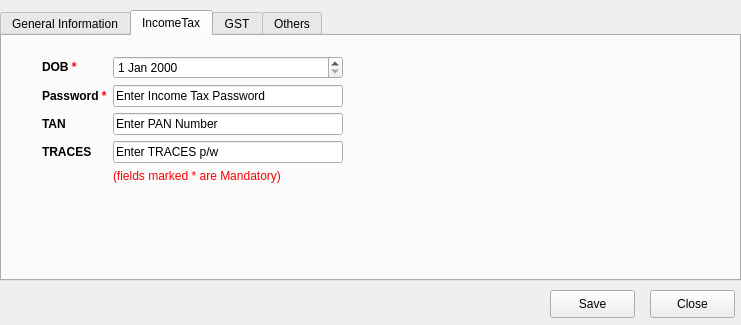
<?xml version="1.0" encoding="UTF-8"?>
<ui version="4.0">
 <class>RegisterClient</class>
 <widget class="QWidget" name="RegisterClient">
  <property name="geometry">
   <rect>
    <x>0</x>
    <y>0</y>
    <width>741</width>
    <height>325</height>
   </rect>
  </property>
  <property name="windowTitle">
   <string>RegisterClient</string>
  </property>
  <widget class="QTabWidget" name="regtabWidget">
   <property name="geometry">
    <rect>
     <x>0</x>
     <y>10</y>
     <width>741</width>
     <height>271</height>
    </rect>
   </property>
   <property name="currentIndex">
    <number>1</number>
   </property>
   <widget class="QWidget" name="tab">
    <attribute name="title">
     <string>General Information</string>
    </attribute>
    <widget class="QWidget" name="formWidget" native="true">
     <property name="geometry">
      <rect>
       <x>300</x>
       <y>30</y>
       <width>301</width>
       <height>171</height>
      </rect>
     </property>
     <layout class="QFormLayout" name="formLayout">
      <item row="0" column="1">
       <widget class="QLineEdit" name="lineEdit">
        <property name="text">
         <string>Enter Name</string>
        </property>
       </widget>
      </item>
      <item row="0" column="0">
       <widget class="QLabel" name="clname">
        <property name="text">
         <string>&lt;html&gt;&lt;head/&gt;&lt;body&gt;&lt;p&gt;&lt;span style=&quot; font-weight:600;&quot;&gt;Client Name &lt;/span&gt;&lt;span style=&quot; font-weight:600; color:#ff0000;&quot;&gt;*&lt;/span&gt;&lt;/p&gt;&lt;/body&gt;&lt;/html&gt;</string>
        </property>
       </widget>
      </item>
      <item row="4" column="1">
       <widget class="QLineEdit" name="lineEdit_2">
        <property name="text">
         <string>Enter PAN Number</string>
        </property>
       </widget>
      </item>
      <item row="4" column="0">
       <widget class="QLabel" name="clname_2">
        <property name="text">
         <string>&lt;html&gt;&lt;head/&gt;&lt;body&gt;&lt;p&gt;&lt;span style=&quot; font-weight:600;&quot;&gt;PAN No&lt;/span&gt;&lt;span style=&quot; font-weight:600; color:#ff0000;&quot;&gt;*&lt;/span&gt;&lt;/p&gt;&lt;/body&gt;&lt;/html&gt;</string>
        </property>
       </widget>
      </item>
      <item row="2" column="1">
       <widget class="QLineEdit" name="lineEdit_3">
        <property name="text">
         <string>Enter Mobile Number</string>
        </property>
       </widget>
      </item>
      <item row="2" column="0">
       <widget class="QLabel" name="clname_3">
        <property name="text">
         <string>&lt;html&gt;&lt;head/&gt;&lt;body&gt;&lt;p&gt;&lt;span style=&quot; font-weight:600;&quot;&gt;Mobile No &lt;/span&gt;&lt;span style=&quot; font-weight:600; color:#ff0000;&quot;&gt;*&lt;/span&gt;&lt;/p&gt;&lt;/body&gt;&lt;/html&gt;</string>
        </property>
       </widget>
      </item>
      <item row="5" column="1">
       <widget class="QLineEdit" name="lineEdit_4">
        <property name="text">
         <string>Enter GSTN</string>
        </property>
       </widget>
      </item>
      <item row="5" column="0">
       <widget class="QLabel" name="clname_4">
        <property name="text">
         <string>&lt;html&gt;&lt;head/&gt;&lt;body&gt;&lt;p&gt;&lt;span style=&quot; font-weight:600;&quot;&gt;GSTN &lt;/span&gt;&lt;span style=&quot; font-weight:600; color:#ff0000;&quot;&gt;*&lt;/span&gt;&lt;/p&gt;&lt;/body&gt;&lt;/html&gt;</string>
        </property>
       </widget>
      </item>
      <item row="6" column="1">
       <widget class="QLabel" name="label_2">
        <property name="text">
         <string>&lt;html&gt;&lt;head/&gt;&lt;body&gt;&lt;p&gt;&lt;span style=&quot; color:#ff0000;&quot;&gt;(fields marked * are Mandatory)&lt;/span&gt;&lt;/p&gt;&lt;/body&gt;&lt;/html&gt;</string>
        </property>
       </widget>
      </item>
     </layout>
    </widget>
    <widget class="QLabel" name="label">
     <property name="geometry">
      <rect>
       <x>60</x>
       <y>40</y>
       <width>181</width>
       <height>91</height>
      </rect>
     </property>
     <property name="styleSheet">
      <string notr="true">image: url(:/tst-imgs/information.png);</string>
     </property>
     <property name="text">
      <string/>
     </property>
    </widget>
    <zorder>formWidget</zorder>
    <zorder>lineEdit_5</zorder>
    <zorder>label</zorder>
   </widget>
   <widget class="QWidget" name="tab_2">
    <attribute name="title">
     <string>IncomeTax</string>
    </attribute>
    <widget class="QWidget" name="formWidget_2" native="true">
     <property name="geometry">
      <rect>
       <x>40</x>
       <y>20</y>
       <width>301</width>
       <height>171</height>
      </rect>
     </property>
     <layout class="QFormLayout" name="formLayout_2">
      <item row="0" column="0">
       <widget class="QLabel" name="clname_5">
        <property name="text">
         <string>&lt;html&gt;&lt;head/&gt;&lt;body&gt;&lt;p&gt;&lt;span style=&quot; font-weight:600;&quot;&gt;DOB &lt;/span&gt;&lt;span style=&quot; font-weight:600; color:#ff0000;&quot;&gt;*&lt;/span&gt;&lt;/p&gt;&lt;/body&gt;&lt;/html&gt;</string>
        </property>
       </widget>
      </item>
      <item row="4" column="1">
       <widget class="QLineEdit" name="lineEdit_6">
        <property name="text">
         <string>Enter PAN Number</string>
        </property>
       </widget>
      </item>
      <item row="4" column="0">
       <widget class="QLabel" name="clname_6">
        <property name="text">
         <string>&lt;html&gt;&lt;head/&gt;&lt;body&gt;&lt;p&gt;&lt;span style=&quot; font-weight:600;&quot;&gt;TAN &lt;/span&gt;&lt;/p&gt;&lt;/body&gt;&lt;/html&gt;</string>
        </property>
       </widget>
      </item>
      <item row="2" column="1">
       <widget class="QLineEdit" name="lineEdit_7">
        <property name="text">
         <string>Enter Income Tax Password</string>
        </property>
       </widget>
      </item>
      <item row="2" column="0">
       <widget class="QLabel" name="clname_7">
        <property name="text">
         <string>&lt;html&gt;&lt;head/&gt;&lt;body&gt;&lt;p&gt;&lt;span style=&quot; font-weight:600;&quot;&gt;Password &lt;/span&gt;&lt;span style=&quot; font-weight:600; color:#ff0000;&quot;&gt;*&lt;/span&gt;&lt;/p&gt;&lt;/body&gt;&lt;/html&gt;</string>
        </property>
       </widget>
      </item>
      <item row="5" column="1">
       <widget class="QLineEdit" name="lineEdit_8">
        <property name="text">
         <string>Enter TRACES p/w</string>
        </property>
       </widget>
      </item>
      <item row="5" column="0">
       <widget class="QLabel" name="clname_8">
        <property name="text">
         <string>&lt;html&gt;&lt;head/&gt;&lt;body&gt;&lt;p&gt;&lt;span style=&quot; font-weight:600;&quot;&gt;TRACES &lt;/span&gt;&lt;/p&gt;&lt;/body&gt;&lt;/html&gt;</string>
        </property>
       </widget>
      </item>
      <item row="6" column="1">
       <widget class="QLabel" name="label_3">
        <property name="text">
         <string>&lt;html&gt;&lt;head/&gt;&lt;body&gt;&lt;p&gt;&lt;span style=&quot; color:#ff0000;&quot;&gt;(fields marked * are Mandatory)&lt;/span&gt;&lt;/p&gt;&lt;/body&gt;&lt;/html&gt;</string>
        </property>
       </widget>
      </item>
      <item row="0" column="1">
       <widget class="QDateEdit" name="dateEdit"/>
      </item>
     </layout>
    </widget>
    <widget class="QLabel" name="label_4">
     <property name="geometry">
      <rect>
       <x>460</x>
       <y>30</y>
       <width>231</width>
       <height>141</height>
      </rect>
     </property>
     <property name="styleSheet">
      <string notr="true">image: url(:/tst-imgs/tax.png);</string>
     </property>
     <property name="text">
      <string/>
     </property>
    </widget>
   </widget>
   <widget class="QWidget" name="tab_3">
    <attribute name="title">
     <string>GST</string>
    </attribute>
    <widget class="QWidget" name="formWidget_3" native="true">
     <property name="geometry">
      <rect>
       <x>20</x>
       <y>40</y>
       <width>301</width>
       <height>141</height>
      </rect>
     </property>
     <layout class="QFormLayout" name="formLayout_3">
      <item row="5" column="1">
       <widget class="QLabel" name="label_5">
        <property name="text">
         <string>&lt;html&gt;&lt;head/&gt;&lt;body&gt;&lt;p&gt;&lt;span style=&quot; color:#ff0000;&quot;&gt;(fields marked * are Mandatory)&lt;/span&gt;&lt;/p&gt;&lt;/body&gt;&lt;/html&gt;</string>
        </property>
       </widget>
      </item>
      <item row="2" column="1">
       <widget class="QLineEdit" name="lineEdit_11">
        <property name="text">
         <string>Enter GSTN</string>
        </property>
       </widget>
      </item>
      <item row="2" column="0">
       <widget class="QLabel" name="clname_12">
        <property name="text">
         <string>&lt;html&gt;&lt;head/&gt;&lt;body&gt;&lt;p&gt;&lt;span style=&quot; font-weight:600;&quot;&gt;GSTN &lt;/span&gt;&lt;span style=&quot; font-weight:600; color:#ff0000;&quot;&gt;*&lt;/span&gt;&lt;/p&gt;&lt;/body&gt;&lt;/html&gt;</string>
        </property>
       </widget>
      </item>
      <item row="4" column="1">
       <widget class="QLineEdit" name="lineEdit_9">
        <property name="text">
         <string>Enter GST Password</string>
        </property>
       </widget>
      </item>
      <item row="4" column="0">
       <widget class="QLabel" name="clname_9">
        <property name="text">
         <string>&lt;html&gt;&lt;head/&gt;&lt;body&gt;&lt;p&gt;&lt;span style=&quot; font-weight:600;&quot;&gt;Password &lt;/span&gt;&lt;span style=&quot; font-weight:600; color:#ff0000;&quot;&gt;*&lt;/span&gt;&lt;/p&gt;&lt;/body&gt;&lt;/html&gt;</string>
        </property>
       </widget>
      </item>
     </layout>
    </widget>
    <widget class="QLabel" name="label_6">
     <property name="geometry">
      <rect>
       <x>370</x>
       <y>-40</y>
       <width>381</width>
       <height>301</height>
      </rect>
     </property>
     <property name="styleSheet">
      <string notr="true">image: url(:/tst-imgs/gst.png);</string>
     </property>
     <property name="text">
      <string/>
     </property>
    </widget>
   </widget>
   <widget class="QWidget" name="tab_4">
    <attribute name="title">
     <string>Others</string>
    </attribute>
    <widget class="QLabel" name="label_7">
     <property name="geometry">
      <rect>
       <x>70</x>
       <y>20</y>
       <width>391</width>
       <height>41</height>
      </rect>
     </property>
     <property name="text">
      <string>&lt;html&gt;&lt;head/&gt;&lt;body&gt;&lt;p&gt;&lt;span style=&quot; font-size:16pt; font-weight:600; color:#0055ff;&quot;&gt;Any additional Informations you can add here.......&lt;/span&gt;&lt;/p&gt;&lt;/body&gt;&lt;/html&gt;</string>
     </property>
    </widget>
    <widget class="QWidget" name="gridWidget" native="true">
     <property name="geometry">
      <rect>
       <x>40</x>
       <y>100</y>
       <width>531</width>
       <height>61</height>
      </rect>
     </property>
     <layout class="QGridLayout" name="gridLayout">
      <item row="0" column="0">
       <widget class="QLabel" name="label_8">
        <property name="text">
         <string>Description</string>
        </property>
       </widget>
      </item>
      <item row="0" column="4">
       <widget class="QLineEdit" name="lineEdit_5">
        <property name="text">
         <string>Enter Data</string>
        </property>
       </widget>
      </item>
      <item row="0" column="3">
       <widget class="QLabel" name="label_9">
        <property name="text">
         <string>Data</string>
        </property>
       </widget>
      </item>
      <item row="0" column="1">
       <widget class="QLineEdit" name="lineEdit_10">
        <property name="text">
         <string>Enter Description </string>
        </property>
       </widget>
      </item>
      <item row="0" column="2">
       <spacer name="verticalSpacer">
        <property name="orientation">
         <enum>Qt::Vertical</enum>
        </property>
        <property name="sizeHint" stdset="0">
         <size>
          <width>20</width>
          <height>40</height>
         </size>
        </property>
       </spacer>
      </item>
     </layout>
    </widget>
   </widget>
  </widget>
  <widget class="QPushButton" name="pushButton">
   <property name="geometry">
    <rect>
     <x>550</x>
     <y>290</y>
     <width>85</width>
     <height>28</height>
    </rect>
   </property>
   <property name="text">
    <string>Save</string>
   </property>
  </widget>
  <widget class="QPushButton" name="pushButton_2">
   <property name="geometry">
    <rect>
     <x>650</x>
     <y>290</y>
     <width>85</width>
     <height>28</height>
    </rect>
   </property>
   <property name="text">
    <string>Close</string>
   </property>
  </widget>
 </widget>
 <resources>
  <include location="imgs.qrc"/>
 </resources>
 <connections/>
</ui>
